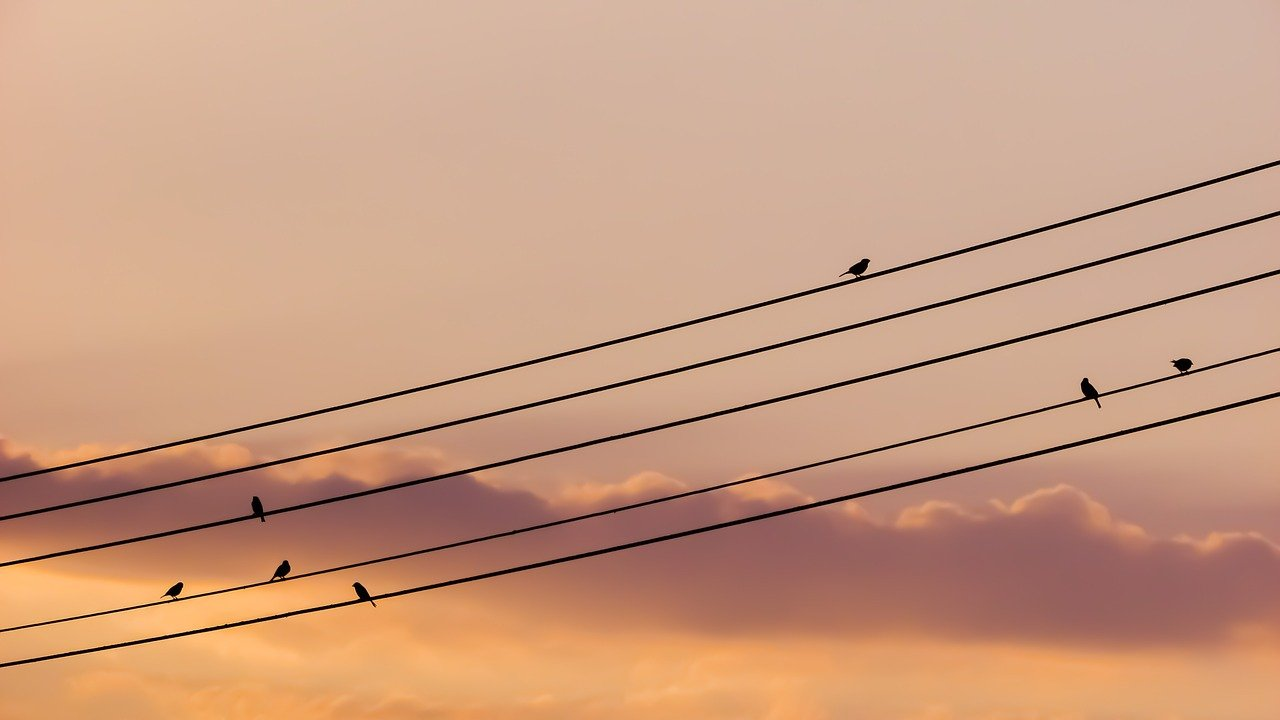
#> input picture images/09.jpg, 1280 x 720 px
$ python HoughLinesP_canny.py
#> lines starting #> are read from the running program, lines starting #| are printed output that depends on the picture; after the words box and inside, x2 and y2 are one past the last pixel; in counts of white or black regions, pixels touching at a corner belong together
import os
import numpy as np
import cv2
from PIL import Image, ImageEnhance
import math


# [14 lines of commented-out code are left out]


def img_processing(img):
    # 灰度化
    # gray = cv2.cvtColor(img, cv2.COLOR_BGR2GRAY)
    # gray = gray_weightmean_rgb(0.6,0.15,0.15,input,'windowname','gray.jpg')
    # ret, binary = cv2.threshold(gray, 0, 255, cv2.THRESH_OTSU)
    # canny边缘检测
    edges = cv2.Canny(img, 100,150, apertureSize=3)
    cv2.imshow('ed',edges)
    cv2.waitKey()
    return edges


def line_detect(img):
#> called with img = 'images/09.jpg'
    img = Image.open(img)
#> img is the input picture: PIL image 1280x720 RGB; mean R, G, B 200.8, 155.7, 128.7
    # img = ImageEnhance.Contrast(img).enhance(3)#增强图像
    # img.show()
    img = np.array(img)
    result = img_processing(img)
#> in img_processing, `edges = cv2.Canny(img, 100,150, apertureSize=3)`:
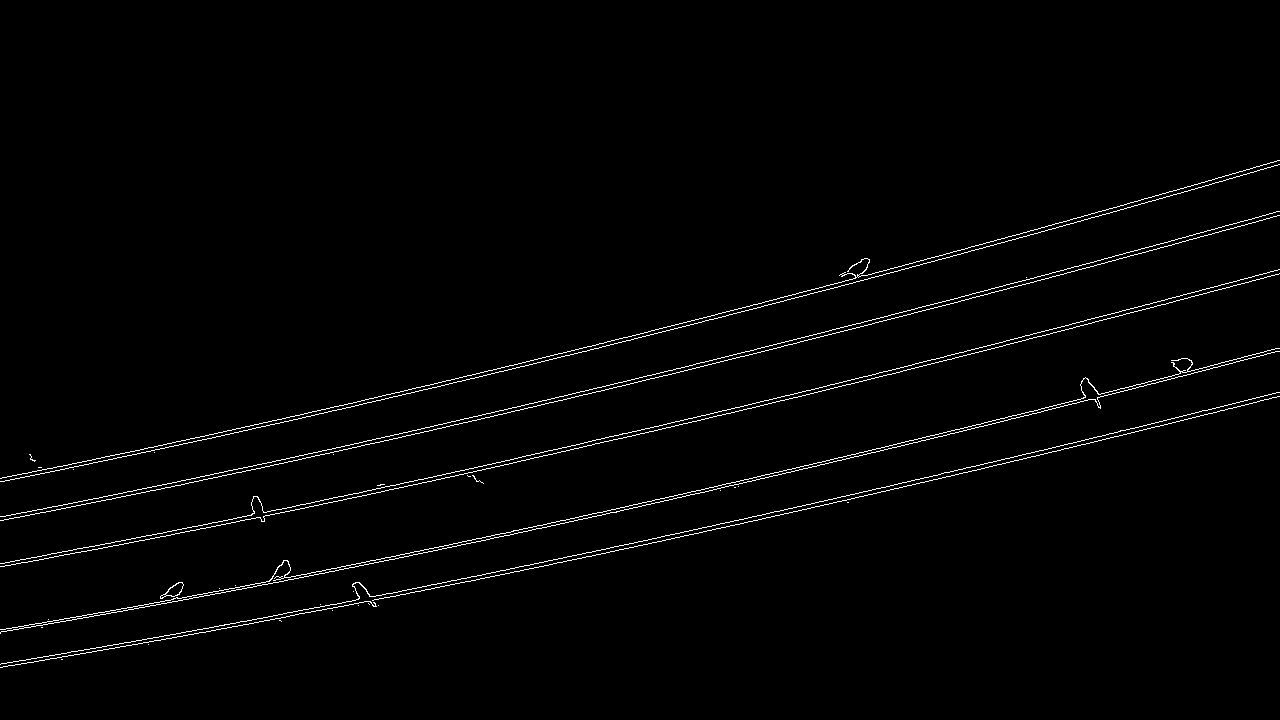
#> edges: shape (720, 1280); 1.4% white in thin lines or dots, all inside (x1, y1, x2, y2) = (0, 160, 1280, 668)
    # 霍夫线检测
    lines = cv2.HoughLinesP(result, 1, 1* np.pi / 180, 60, minLineLength=10, maxLineGap=20)
#> lines = 66 rows, first 6: [326, 450, 651, 375], [432, 477, 822, 387], [392, 593, 792, 508], [420, 387, 841, 282], [92, 614, 448, 545], [910, 314, 1276, 216]
    # print(lines)
    print("Line Num : ", len(lines))
#| Line Num :  66
    image  = cv2.imread('images/09.jpg')
    # 画出检测的线段
    for line in lines:
        for x1, y1, x2, y2 in line:
            # cv2.line(image, (x1, y1), (x2, y2), (0, 255, 0), 1)
            cv2.circle(image,(x1, y1),2,(0,255,0),-1)
            cv2.circle(image, (x2, y2), 2, (0, 255, 0), -1)
        pass
#> this loop made 66 passes
#> line on passes 1 to 12: [[326, 450, 651, 375]], [[432, 477, 822, 387]], [[392, 593, 792, 508]], [[420, 387, 841, 282]], [[92, 614, 448, 545]], [[910, 314, 1276, 216]], [[744, 311, 1080, 221]], [[880, 448, 1217, 364]], [[395, 596, 828, 504]], [[601, 515, 917, 442]], [[667, 375, 740, 356]], [[802, 391, 911, 365]]
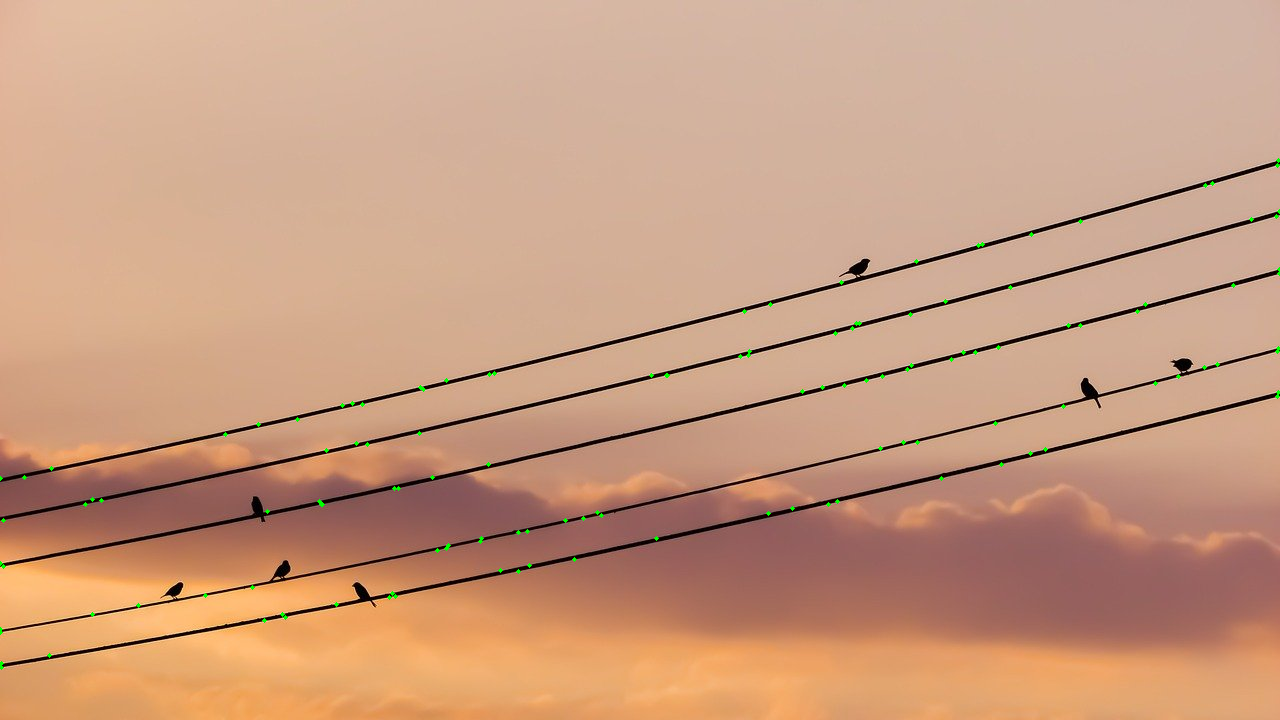
#> image: shape (720, 1280, 3); mean B, G, R 128.6, 156, 200.6
    img = Image.fromarray(image, 'RGB')
    cv2.imwrite('Hough_cannyorigin/Hough_dot01.jpg',image)
    img.show()


if __name__ == "__main__":
    input = "images/09.jpg"
    line_detect(input)

    pass

$ run again, with images/01.jpg copied over images/09.jpg
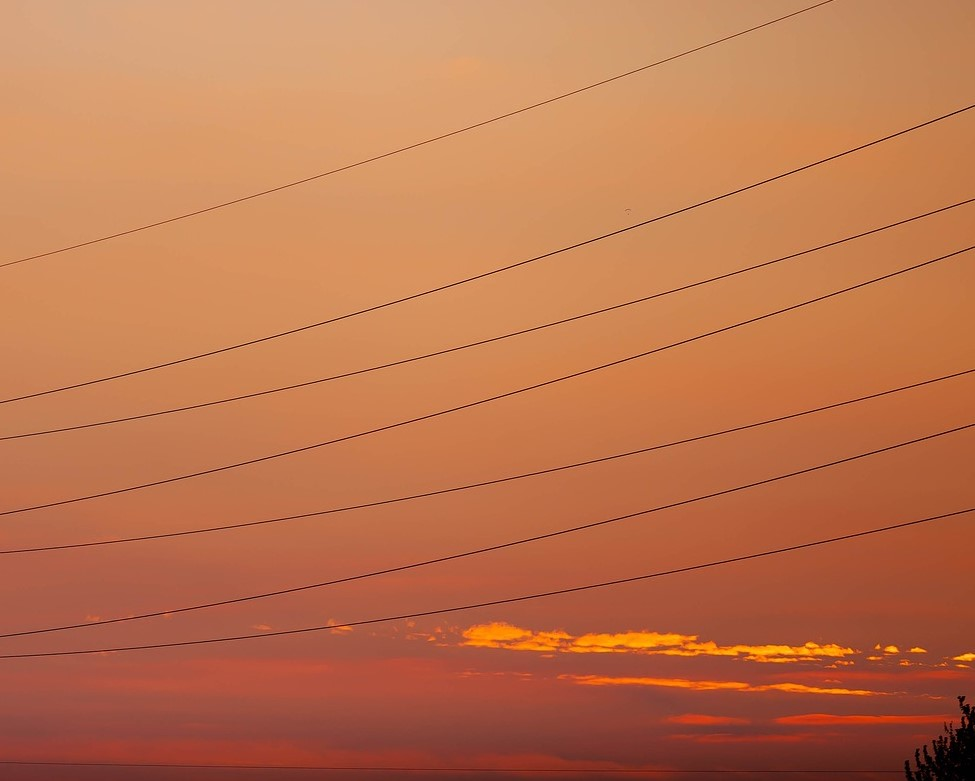
#> input picture images/01.jpg, 975 x 781 px
#> in line_detect, img is the input picture: PIL image 975x781 RGB; mean R, G, B 189.6, 116.1, 77.7
#> in img_processing, `edges = cv2.Canny(img, 100,150, apertureSize=3)`:
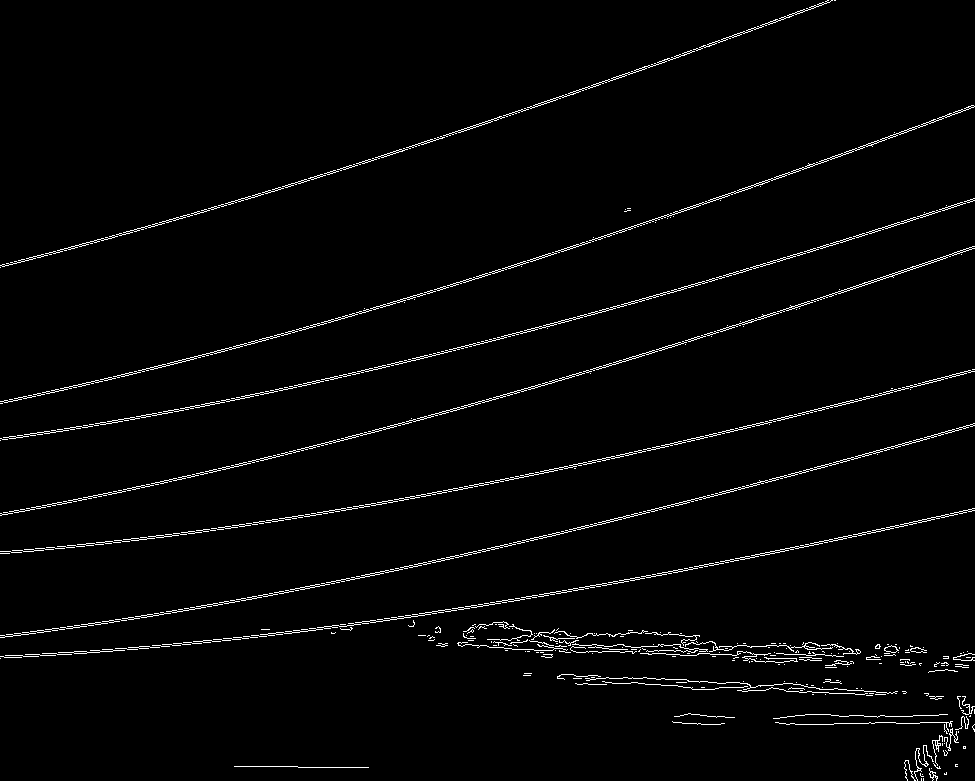
#> edges: shape (781, 975); 2.2% white in thin lines or dots
#> lines = 150 rows, first 6: [483, 485, 638, 450], [512, 601, 944, 517], [628, 455, 974, 369], [441, 414, 876, 281], [514, 335, 779, 259], [383, 157, 449, 135]
#| Line Num :  150
#> the loop in line_detect, `for line in lines:` made 150 passes
#> after the loop in line_detect, `for line in lines:`:
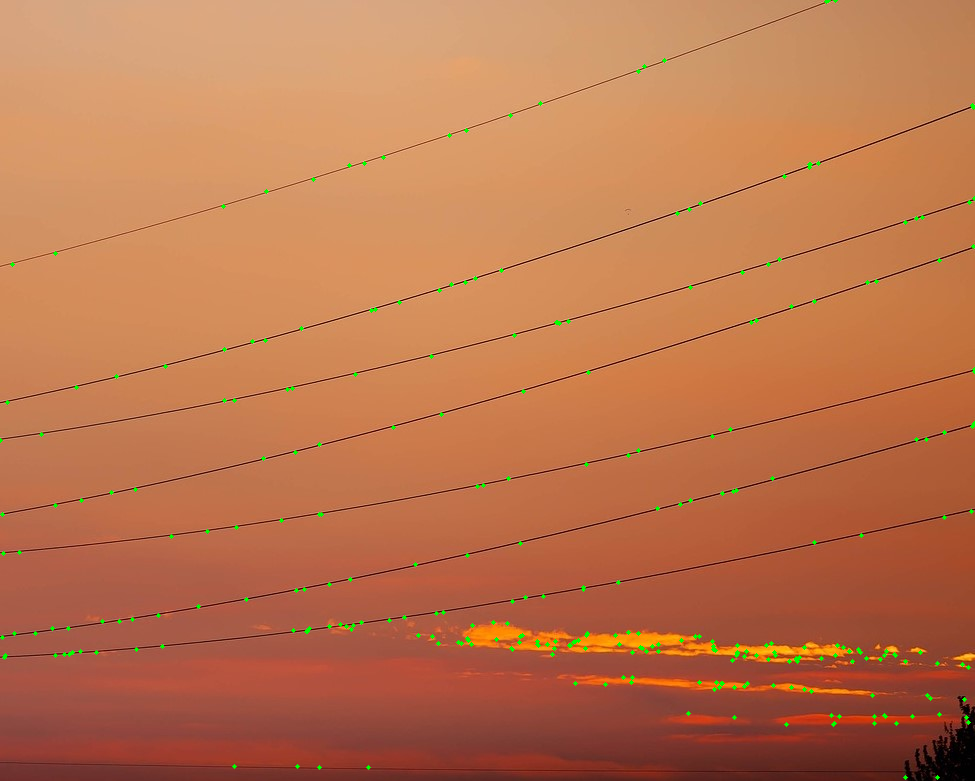
#> image: shape (781, 975, 3); mean B, G, R 77.4, 116.9, 188.8

$ run again, with images/02.jpg copied over images/09.jpg
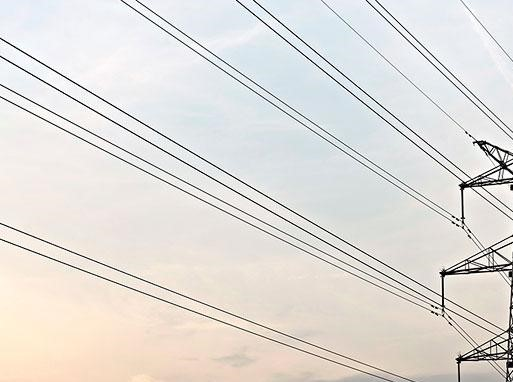
#> input picture images/02.jpg, 513 x 382 px
#> in line_detect, img is the input picture: PIL image 513x382 RGB; mean R, G, B 225.5, 222.2, 218.2
#> in img_processing, `edges = cv2.Canny(img, 100,150, apertureSize=3)`:
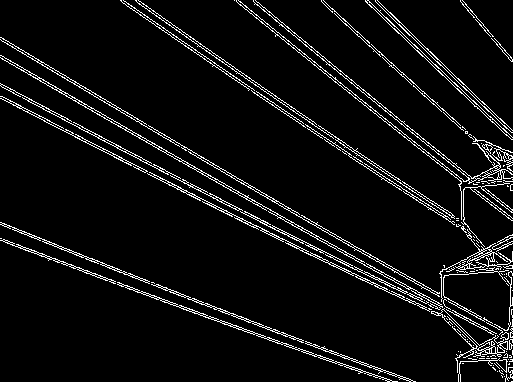
#> edges: shape (382, 513); 6% white in thin lines or dots
#> lines = 84 rows, first 6: [0, 55, 254, 201], [135, 0, 321, 130], [2, 87, 64, 119], [2, 41, 89, 92], [8, 87, 320, 252], [0, 224, 331, 351]
#| Line Num :  84
#> the loop in line_detect, `for line in lines:` made 84 passes
#> after the loop in line_detect, `for line in lines:`:
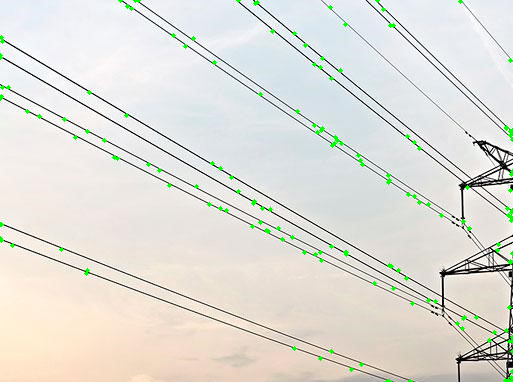
#> image: shape (382, 513, 3); mean B, G, R 216.4, 222.9, 223.7

$ run again, with images/03.jpg copied over images/09.jpg
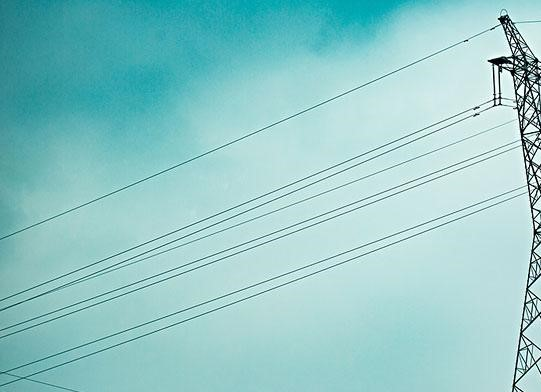
#> input picture images/03.jpg, 541 x 392 px
#> in line_detect, img is the input picture: PIL image 541x392 RGB; mean R, G, B 146.8, 202, 202.1
#> in img_processing, `edges = cv2.Canny(img, 100,150, apertureSize=3)`:
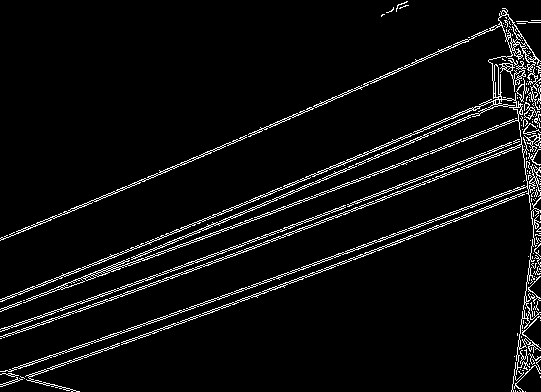
#> edges: shape (392, 541); 5.3% white in thin lines or dots
#> lines = 73 rows, first 6: [1, 239, 468, 41], [176, 312, 538, 181], [1, 386, 481, 211], [42, 317, 397, 188], [333, 167, 539, 83], [172, 278, 539, 137]
#| Line Num :  73
#> the loop in line_detect, `for line in lines:` made 73 passes
#> after the loop in line_detect, `for line in lines:`:
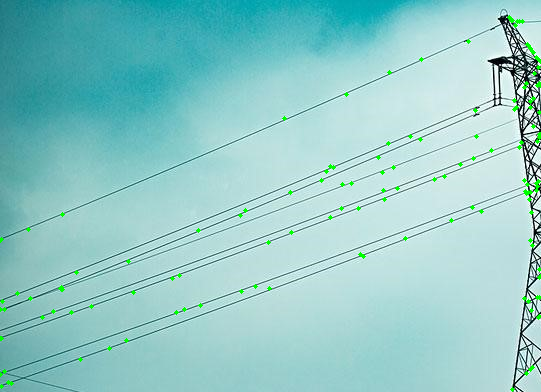
#> image: shape (392, 541, 3); mean B, G, R 200.6, 202.6, 145.6
